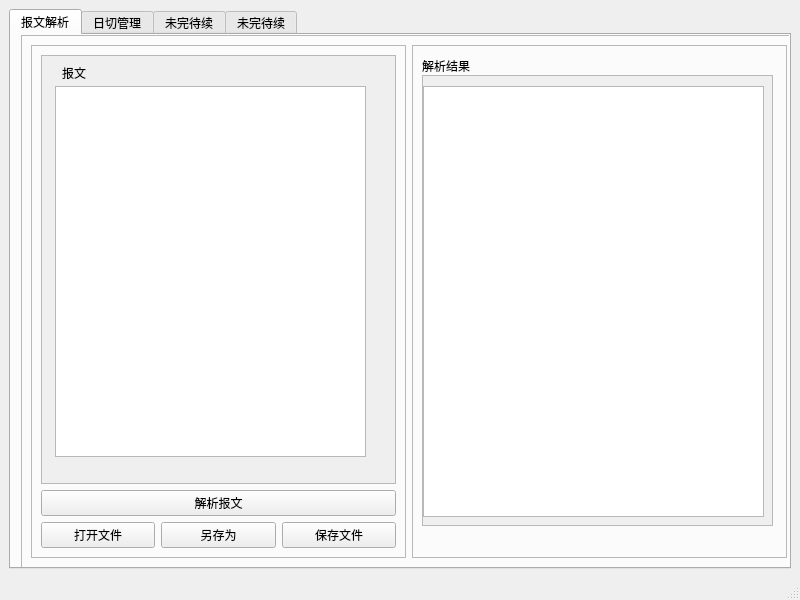
<?xml version="1.0" encoding="UTF-8"?>
<ui version="4.0">
 <class>MainWindow</class>
 <widget class="QMainWindow" name="MainWindow">
  <property name="geometry">
   <rect>
    <x>0</x>
    <y>0</y>
    <width>800</width>
    <height>600</height>
   </rect>
  </property>
  <property name="windowTitle">
   <string>MainWindow</string>
  </property>
  <widget class="QWidget" name="centralwidget">
   <layout class="QHBoxLayout" name="horizontalLayout_2">
    <item>
     <widget class="QTabWidget" name="tabWidget">
      <property name="currentIndex">
       <number>0</number>
      </property>
      <widget class="QWidget" name="tab">
       <attribute name="title">
        <string>报文解析</string>
       </attribute>
       <widget class="QFrame" name="frame_2">
        <property name="geometry">
         <rect>
          <x>10</x>
          <y>0</y>
          <width>776</width>
          <height>533</height>
         </rect>
        </property>
        <property name="minimumSize">
         <size>
          <width>776</width>
          <height>533</height>
         </size>
        </property>
        <property name="frameShape">
         <enum>QFrame::StyledPanel</enum>
        </property>
        <property name="frameShadow">
         <enum>QFrame::Raised</enum>
        </property>
        <layout class="QGridLayout" name="gridLayout_2">
         <item row="0" column="0">
          <widget class="QFrame" name="frame">
           <property name="frameShape">
            <enum>QFrame::StyledPanel</enum>
           </property>
           <property name="frameShadow">
            <enum>QFrame::Raised</enum>
           </property>
           <layout class="QGridLayout" name="gridLayout">
            <item row="0" column="0" colspan="3">
             <widget class="QScrollArea" name="scrollArea">
              <property name="widgetResizable">
               <bool>true</bool>
              </property>
              <widget class="QWidget" name="scrollAreaWidgetContents">
               <property name="geometry">
                <rect>
                 <x>0</x>
                 <y>0</y>
                 <width>339</width>
                 <height>411</height>
                </rect>
               </property>
               <widget class="QTextEdit" name="textEdit">
                <property name="geometry">
                 <rect>
                  <x>13</x>
                  <y>30</y>
                  <width>311</width>
                  <height>371</height>
                 </rect>
                </property>
               </widget>
               <widget class="QLabel" name="label">
                <property name="geometry">
                 <rect>
                  <x>20</x>
                  <y>-190</y>
                  <width>26</width>
                  <height>413</height>
                 </rect>
                </property>
                <property name="text">
                 <string>报文</string>
                </property>
               </widget>
              </widget>
             </widget>
            </item>
            <item row="4" column="2">
             <widget class="QPushButton" name="pushButton_savefile">
              <property name="text">
               <string>保存文件</string>
              </property>
             </widget>
            </item>
            <item row="1" column="0" colspan="3">
             <widget class="QPushButton" name="pushButton_analys">
              <property name="text">
               <string>解析报文</string>
              </property>
             </widget>
            </item>
            <item row="4" column="1">
             <widget class="QPushButton" name="pushButton_savefileelse">
              <property name="text">
               <string>另存为</string>
              </property>
             </widget>
            </item>
            <item row="4" column="0">
             <widget class="QPushButton" name="pussbutton_openfiles">
              <property name="text">
               <string>打开文件</string>
              </property>
             </widget>
            </item>
           </layout>
          </widget>
         </item>
         <item row="0" column="1">
          <widget class="QFrame" name="frame_3">
           <property name="frameShape">
            <enum>QFrame::StyledPanel</enum>
           </property>
           <property name="frameShadow">
            <enum>QFrame::Raised</enum>
           </property>
           <widget class="QLabel" name="label_2">
            <property name="geometry">
             <rect>
              <x>10</x>
              <y>10</y>
              <width>91</width>
              <height>21</height>
             </rect>
            </property>
            <property name="text">
             <string>解析结果</string>
            </property>
           </widget>
           <widget class="QScrollArea" name="scrollArea_2">
            <property name="geometry">
             <rect>
              <x>10</x>
              <y>30</y>
              <width>351</width>
              <height>451</height>
             </rect>
            </property>
            <property name="widgetResizable">
             <bool>true</bool>
            </property>
            <widget class="QWidget" name="scrollAreaWidgetContents_2">
             <property name="geometry">
              <rect>
               <x>0</x>
               <y>0</y>
               <width>349</width>
               <height>449</height>
              </rect>
             </property>
             <widget class="QTextEdit" name="textEdit_2">
              <property name="geometry">
               <rect>
                <x>0</x>
                <y>10</y>
                <width>341</width>
                <height>431</height>
               </rect>
              </property>
             </widget>
            </widget>
           </widget>
          </widget>
         </item>
        </layout>
       </widget>
      </widget>
      <widget class="QWidget" name="tab_2">
       <attribute name="title">
        <string>日切管理</string>
       </attribute>
       <widget class="QFrame" name="frame_4">
        <property name="geometry">
         <rect>
          <x>20</x>
          <y>10</y>
          <width>681</width>
          <height>471</height>
         </rect>
        </property>
        <property name="frameShape">
         <enum>QFrame::StyledPanel</enum>
        </property>
        <property name="frameShadow">
         <enum>QFrame::Raised</enum>
        </property>
        <widget class="QFrame" name="frame_5">
         <property name="geometry">
          <rect>
           <x>370</x>
           <y>20</y>
           <width>284</width>
           <height>421</height>
          </rect>
         </property>
         <property name="frameShape">
          <enum>QFrame::StyledPanel</enum>
         </property>
         <property name="frameShadow">
          <enum>QFrame::Raised</enum>
         </property>
         <widget class="QScrollArea" name="scrollArea_3">
          <property name="geometry">
           <rect>
            <x>10</x>
            <y>40</y>
            <width>261</width>
            <height>361</height>
           </rect>
          </property>
          <property name="widgetResizable">
           <bool>true</bool>
          </property>
          <widget class="QWidget" name="scrollAreaWidgetContents_3">
           <property name="geometry">
            <rect>
             <x>0</x>
             <y>0</y>
             <width>259</width>
             <height>359</height>
            </rect>
           </property>
           <widget class="QTextEdit" name="textEdit_3">
            <property name="geometry">
             <rect>
              <x>0</x>
              <y>0</y>
              <width>261</width>
              <height>361</height>
             </rect>
            </property>
           </widget>
          </widget>
         </widget>
         <widget class="QLabel" name="label_3">
          <property name="geometry">
           <rect>
            <x>14</x>
            <y>14</y>
            <width>51</width>
            <height>16</height>
           </rect>
          </property>
          <property name="text">
           <string>cips.801</string>
          </property>
         </widget>
        </widget>
        <widget class="QFrame" name="frame_6">
         <property name="geometry">
          <rect>
           <x>10</x>
           <y>20</y>
           <width>341</width>
           <height>421</height>
          </rect>
         </property>
         <property name="frameShape">
          <enum>QFrame::StyledPanel</enum>
         </property>
         <property name="frameShadow">
          <enum>QFrame::Raised</enum>
         </property>
         <layout class="QGridLayout" name="gridLayout_3">
          <item row="0" column="0">
           <widget class="QLabel" name="label_4">
            <property name="text">
             <string>分行</string>
            </property>
           </widget>
          </item>
          <item row="0" column="1" colspan="2">
           <widget class="QComboBox" name="comboBox">
            <item>
             <property name="text">
              <string>工行总行</string>
             </property>
            </item>
            <item>
             <property name="text">
              <string>工银亚洲</string>
             </property>
            </item>
            <item>
             <property name="text">
              <string>工银新加坡</string>
             </property>
            </item>
           </widget>
          </item>
          <item row="1" column="0">
           <widget class="QLabel" name="label_5">
            <property name="text">
             <string>环境</string>
            </property>
           </widget>
          </item>
          <item row="1" column="1" colspan="2">
           <widget class="QComboBox" name="comboBox_2">
            <item>
             <property name="text">
              <string>流程</string>
             </property>
            </item>
            <item>
             <property name="text">
              <string>功能</string>
             </property>
            </item>
            <item>
             <property name="text">
              <string>数据中心</string>
             </property>
            </item>
           </widget>
          </item>
          <item row="2" column="0" colspan="3">
           <widget class="QPushButton" name="pushButton_4">
            <property name="text">
             <string>获取当前状态</string>
            </property>
           </widget>
          </item>
          <item row="3" column="0" colspan="2">
           <widget class="QLabel" name="label_6">
            <property name="text">
             <string>当前工作日</string>
            </property>
           </widget>
          </item>
          <item row="3" column="2">
           <widget class="QLineEdit" name="lineEdit"/>
          </item>
          <item row="4" column="0" colspan="2">
           <widget class="QLabel" name="label_7">
            <property name="text">
             <string>上一工作日</string>
            </property>
           </widget>
          </item>
          <item row="4" column="2">
           <widget class="QLineEdit" name="lineEdit_2"/>
          </item>
          <item row="5" column="0" colspan="2">
           <widget class="QLabel" name="label_8">
            <property name="text">
             <string>下一工作日</string>
            </property>
           </widget>
          </item>
          <item row="5" column="2">
           <widget class="QLineEdit" name="lineEdit_3"/>
          </item>
          <item row="6" column="0" colspan="2">
           <widget class="QLabel" name="label_9">
            <property name="text">
             <string>系统状态</string>
            </property>
           </widget>
          </item>
          <item row="6" column="2">
           <widget class="QComboBox" name="comboBox_3">
            <item>
             <property name="text">
              <string>CLSD：日间营业准备</string>
             </property>
            </item>
            <item>
             <property name="text">
              <string>ACTV：日间处理</string>
             </property>
            </item>
            <item>
             <property name="text">
              <string>SUSP：日间业务截止</string>
             </property>
            </item>
            <item>
             <property name="text">
              <string>CLSG：场终处理</string>
             </property>
            </item>
            <item>
             <property name="text">
              <string>NTAC：夜间处理</string>
             </property>
            </item>
            <item>
             <property name="text">
              <string>NTSP：夜间业务截止</string>
             </property>
            </item>
            <item>
             <property name="text">
              <string>NTCS：日终</string>
             </property>
            </item>
           </widget>
          </item>
          <item row="7" column="0" colspan="2">
           <widget class="QLabel" name="label_10">
            <property name="text">
             <string>后状态</string>
            </property>
           </widget>
          </item>
          <item row="8" column="0">
           <widget class="QLabel" name="label_11">
            <property name="text">
             <string>期数1</string>
            </property>
           </widget>
          </item>
          <item row="8" column="2">
           <widget class="QLineEdit" name="lineEdit_4"/>
          </item>
          <item row="9" column="0">
           <widget class="QLabel" name="label_12">
            <property name="text">
             <string>期数2</string>
            </property>
           </widget>
          </item>
          <item row="9" column="2">
           <widget class="QLineEdit" name="lineEdit_5"/>
          </item>
          <item row="10" column="0" colspan="3">
           <widget class="QPushButton" name="pushButton_3">
            <property name="text">
             <string>生成日切报文</string>
            </property>
           </widget>
          </item>
          <item row="7" column="2">
           <widget class="QComboBox" name="comboBox_4">
            <item>
             <property name="text">
              <string>CLSD：日间营业准备</string>
             </property>
            </item>
            <item>
             <property name="text">
              <string>ACTV：日间处理</string>
             </property>
            </item>
            <item>
             <property name="text">
              <string>SUSP：日间业务截止</string>
             </property>
            </item>
            <item>
             <property name="text">
              <string>CLSG：场终处理</string>
             </property>
            </item>
            <item>
             <property name="text">
              <string>NTAC：夜间处理</string>
             </property>
            </item>
            <item>
             <property name="text">
              <string>NTSP：夜间业务截止</string>
             </property>
            </item>
            <item>
             <property name="text">
              <string>NTCS：日终</string>
             </property>
            </item>
           </widget>
          </item>
         </layout>
        </widget>
       </widget>
      </widget>
      <widget class="QWidget" name="tab_3">
       <attribute name="title">
        <string>未完待续</string>
       </attribute>
       <widget class="QWidget" name="widget" native="true">
        <property name="geometry">
         <rect>
          <x>60</x>
          <y>40</y>
          <width>271</width>
          <height>421</height>
         </rect>
        </property>
       </widget>
      </widget>
      <widget class="QWidget" name="tab_4">
       <attribute name="title">
        <string>未完待续</string>
       </attribute>
      </widget>
     </widget>
    </item>
   </layout>
  </widget>
  <widget class="QStatusBar" name="statusbar"/>
  <widget class="QMenuBar" name="menuBar">
   <property name="geometry">
    <rect>
     <x>0</x>
     <y>0</y>
     <width>800</width>
     <height>22</height>
    </rect>
   </property>
  </widget>
  <action name="actioncips">
   <property name="text">
    <string>cips</string>
   </property>
  </action>
  <action name="actiontype_here">
   <property name="text">
    <string>type here</string>
   </property>
  </action>
 </widget>
 <resources/>
 <connections/>
</ui>
